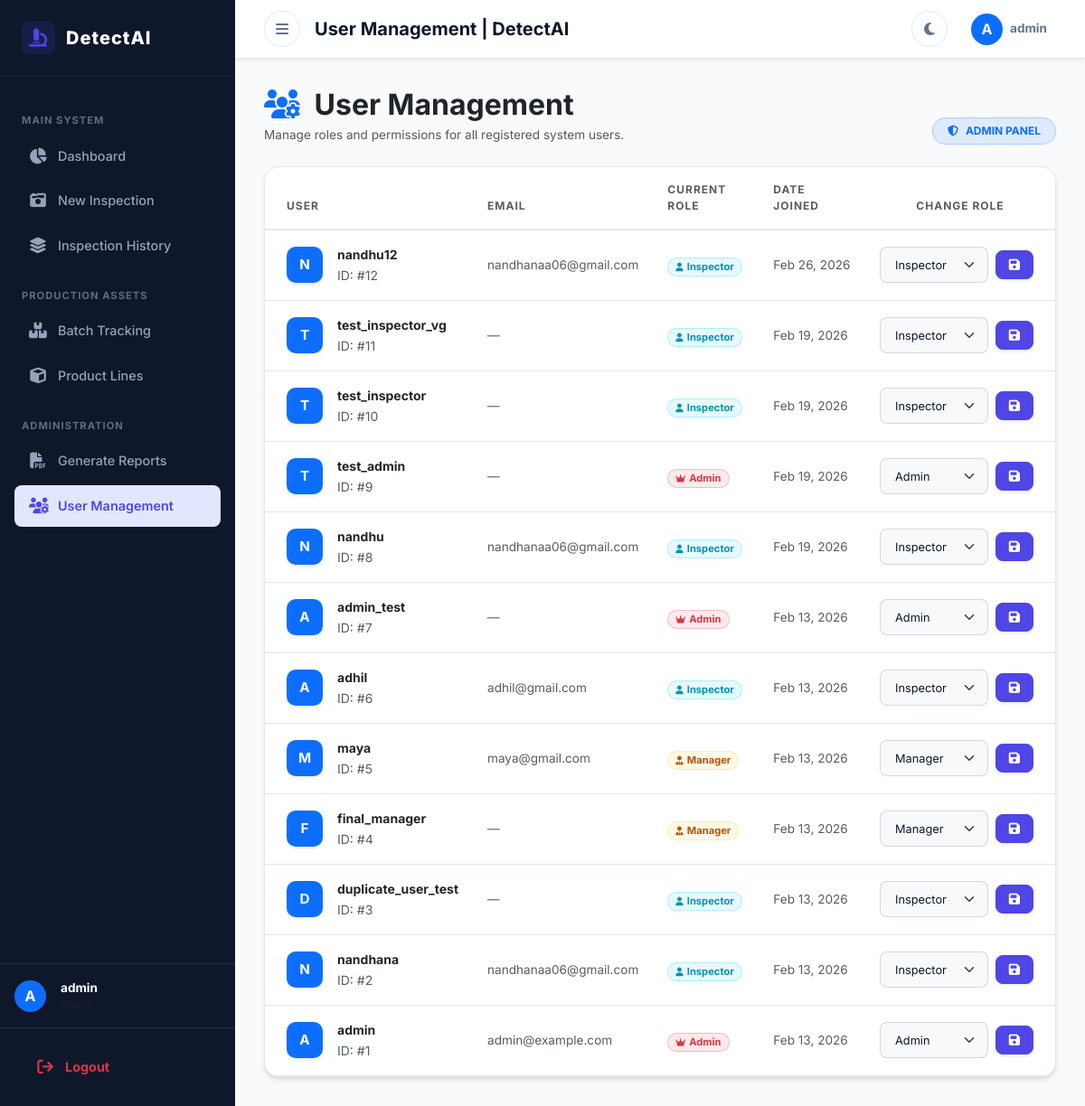
Before: /inspections/user-management/ (signed in) with the older database file.
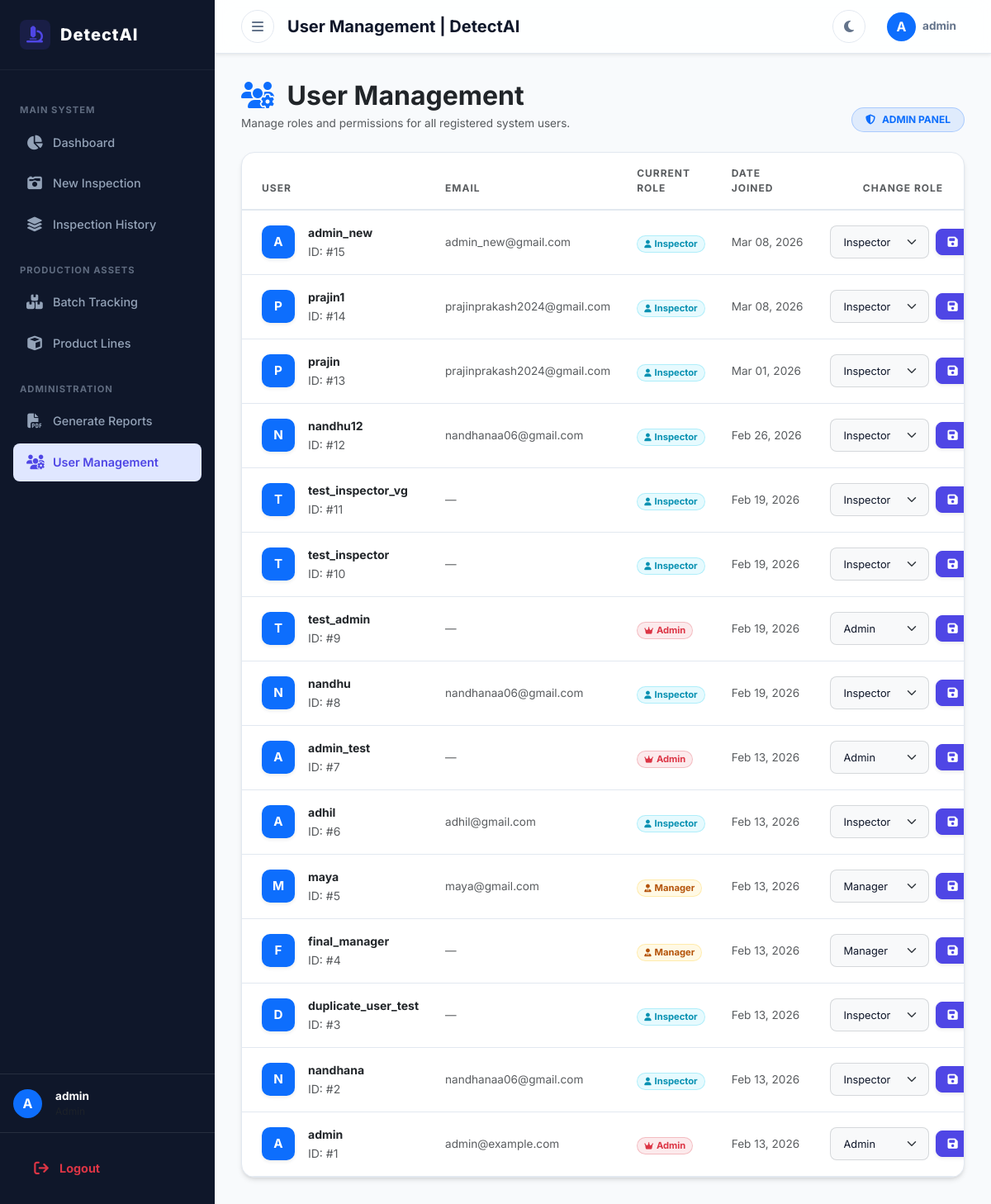
After: the same page with the newer database file.
### accounts/models.py (models this page shows, shortened)
class CustomUser(AbstractUser):
    ROLE_CHOICES = (
        ('admin', 'Admin'),
        ('inspector', 'Quality Inspector'),
        ('manager', 'Production Manager'),
    )
    role = models.CharField(max_length=20, choices=ROLE_CHOICES, default='inspector')

### inspections/views.py (the view)
# urls.py: path('user-management/', views.user_management, name='user_management'),
@login_required
def user_management(request):
    if request.user.role != 'admin':
        messages.error(request, "Permission Denied: Only Admins can manage users.")
        return redirect('dashboard')
    from django.contrib.auth import get_user_model
    User = get_user_model()
    users = User.objects.all().order_by('-date_joined')
    return render(request, 'inspections/user_management.html', {'users': users})

### templates/inspections/user_management.html (shortened to what this page needs)
{% extends 'base.html' %}
{% block title %}User Management | DetectAI{% endblock %}
{% block content %}
<div class="container-fluid px-0">
    <div class="mb-4 d-flex justify-content-between align-items-end flex-wrap gap-3">
        <div>
            <h2 class="fw-bold text-dark mb-1">
                <i class="fas fa-users-cog text-primary me-2"></i> User Management
            </h2>
            <p class="text-muted mb-0" style="font-size: 0.85rem;">Manage roles and permissions for all registered system users.</p>
        </div>
        <span class="badge bg-primary bg-opacity-10 text-primary border border-primary border-opacity-25 px-3 py-2 rounded-pill d-flex align-items-center gap-2" style="font-weight: 700; font-size: 0.75rem;">
            <i class="fas fa-shield-halved"></i> ADMIN PANEL
        </span>
    </div>
    <div class="card shadow-sm border-0 rounded-4 overflow-hidden">
        <div class="card-body p-0">
            <div class="table-responsive">
                <table class="table table-hover align-middle mb-0">
                    <thead class="table-light">
                        <tr style="font-size: 0.7rem; text-transform: uppercase; letter-spacing: 0.06em;">
                            <th scope="col" class="ps-4 py-3 text-muted">User</th>
                            <th scope="col" class="py-3 text-muted">Email</th>
                            <th scope="col" class="py-3 text-muted">Current Role</th>
                            <th scope="col" class="py-3 text-muted">Date Joined</th>
                            <th scope="col" class="py-3 text-center text-muted">Change Role</th>
                        </tr>
                    </thead>
                    <tbody>
                        {% for u in users %}
                        <tr>
                            <td class="ps-4">
                                <div class="d-flex align-items-center gap-3">
                                    <div class="bg-primary text-white d-flex align-items-center justify-content-center fw-bold shadow-sm"
                                         style="width: 40px; height: 40px; border-radius: 10px; font-size: 0.95rem;">
                                        {{ u.username|first|upper }}
                                    </div>
                                    <div>
                                        <div class="fw-bold text-dark" style="font-size: 0.875rem;">{{ u.username }}</div>
                                        <small class="text-muted">ID: #{{ u.id }}</small>
                                    </div>
                                </div>
                            </td>
                            <td class="text-muted" style="font-size: 0.85rem;">
                                {{ u.email|default:"—" }}
                            </td>
                            <td>
                                {% if u.role == 'admin' %}
                                <span class="badge bg-danger bg-opacity-10 text-danger border border-danger border-opacity-25 px-2 py-1 rounded-pill" style="font-size: 0.7rem;">
                                    <i class="fas fa-crown me-1" style="font-size: 0.6rem;"></i>Admin
                                </span>
                                {% elif u.role == 'manager' %}
                                <span class="badge bg-warning bg-opacity-10 text-warning border border-warning border-opacity-25 px-2 py-1 rounded-pill" style="font-size: 0.7rem; color: #b45309 !important;">
                                    <i class="fas fa-user-tie me-1" style="font-size: 0.6rem;"></i>Manager
                                </span>
                                {% else %}
                                <span class="badge bg-info bg-opacity-10 text-info border border-info border-opacity-25 px-2 py-1 rounded-pill" style="font-size: 0.7rem; color: #0891b2 !important;">
                                    <i class="fas fa-user me-1" style="font-size: 0.6rem;"></i>Inspector
                                </span>
                                {% endif %}
                            </td>
                            <td class="text-muted" style="font-size: 0.85rem; white-space: nowrap;">
                                {{ u.date_joined|date:"M d, Y" }}
                            </td>
                            <td class="pe-4">
                                <form action="{% url 'change_user_role' u.id %}" method="post" class="d-flex align-items-center justify-content-center gap-2 m-0">
                                    <select name="role" class="form-select form-select-sm bg-light border-secondary border-opacity-25" style="width: 120px; border-radius: 8px; font-size: 0.8rem;">
                                        <option value="admin" {% if u.role == 'admin' %}selected{% endif %}>Admin</option>
                                        <option value="manager" {% if u.role == 'manager' %}selected{% endif %}>Manager</option>
                                        <option value="inspector" {% if u.role == 'inspector' %}selected{% endif %}>Inspector</option>
                                    </select>
                                    <button type="submit" class="btn btn-sm btn-primary d-flex align-items-center justify-content-center shadow-sm" style="width: 32px; height: 32px; border-radius: 8px;" title="Update Permissions">
                                        <i class="fas fa-save"></i>
                                    </button>
                                </form>
                            </td>
                        </tr>
                        {% endfor %}
                    </tbody>
                </table>
            </div>
        </div>
    </div>
</div>
{% endblock %}

### templates/base.html (shortened to what this page needs)
{% load static %}
<!DOCTYPE html>
<html lang="en">
<head>
    <link href="https://cdn.jsdelivr.net/npm/bootstrap@5.3.0/dist/css/bootstrap.min.css" rel="stylesheet">
    <link rel="stylesheet" href="https://cdnjs.cloudflare.com/ajax/libs/font-awesome/6.4.0/css/all.min.css">
    <link rel="stylesheet" href="{% static 'css/style.css' %}?v=20260308">
</head>
<body>
    <div id="wrapper">
        <div id="sidebar-wrapper">
                <a href="{% if user.role == 'inspector' %}{% url 'inspector_dashboard' %}{% else %}{% url 'dashboard' %}{% endif %}" class="sidebar-brand">
                <i class="fas fa-microscope"></i> DetectAI
            </a>
            <nav class="sidebar-nav">
                <div class="nav-section-label">Main System</div>
                <a href="{% if user.role == 'inspector' %}{% url 'inspector_dashboard' %}{% else %}{% url 'dashboard' %}{% endif %}" class="sidebar-link ">
                    <i class="fas fa-chart-pie"></i> Dashboard
                </a>
                {% if user.role == 'admin' or user.role == 'inspector' %}
                <a href="{% url 'upload_inspection' %}" class="sidebar-link {% if request.resolver_match.url_name == 'upload_inspection' %}active{% endif %}">
                    <i class="fas fa-camera-retro"></i> New Inspection
                </a>
                {% endif %}
                <a href="{% url 'inspection_list' %}" class="sidebar-link {% if request.resolver_match.url_name == 'inspection_list' %}active{% endif %}">
                    <i class="fas fa-layer-group"></i> Inspection History
                </a>
                <div class="nav-section-label">Production Assets</div>
                <a href="{% url 'batch_list' %}" class="sidebar-link {% if 'batch' in request.path %}active{% endif %}">
                    <i class="fas fa-boxes-stacked"></i> Batch Tracking
                </a>
                <a href="{% url 'product_list' %}" class="sidebar-link {% if 'product' in request.path %}active{% endif %}">
                    <i class="fas fa-cube"></i> Product Lines
                </a>
                {% if user.role == 'admin' or user.role == 'manager' %}
                <div class="nav-section-label">Administration</div>
                <a href="{% url 'report_preview' %}" class="sidebar-link {% if request.resolver_match.url_name == 'report_preview' %}active{% endif %}">
                    <i class="fas fa-file-pdf"></i> Generate Reports
                </a>
                {% endif %}
                {% if user.role == 'admin' %}
                <a href="{% url 'user_management' %}" class="sidebar-link {% if request.resolver_match.url_name == 'user_management' %}active{% endif %}">
                    <i class="fas fa-users-gear"></i> User Management
                </a>
                {% endif %}
            </nav>
            <div class="mt-auto">
                <div class="sidebar-user d-flex align-items-center gap-3 p-3 border-top border-secondary border-opacity-25">
                    <div class="sidebar-avatar rounded-circle bg-primary text-white d-flex align-items-center justify-content-center" style="width: 35px; height: 35px; font-weight: bold;">
                        {{ user.username|first|upper }}
                    </div>
                    <div class="sidebar-user-info">
                        <div class="sidebar-user-name text-white fw-bold" style="font-size: 0.85rem;">{{ user.username|default:"Guest" }}</div>
                        <div class="sidebar-user-role text-muted" style="font-size: 0.75rem; text-transform: capitalize;">{{ user.role|default:"User" }}</div>
                    </div>
                </div>
                <div class="sidebar-logout p-3 border-top border-secondary border-opacity-25">
                    <form method="post" action="{% url 'logout' %}" class="m-0">
                        <button type="submit" class="sidebar-link w-100 border-0 bg-transparent text-start text-danger fw-bold">
                            <i class="fas fa-arrow-right-from-bracket"></i> Logout
                        </button>
                    </form>
                </div>
            </div>
        </div>
        <div id="page-content-wrapper">
            <header class="top-navbar shadow-sm">
                <div class="d-flex align-items-center gap-3">
                    <button id="menu-toggle" class="nav-action-btn" title="Toggle Sidebar">
                        <i class="fas fa-bars"></i>
                    </button>
                    <h5 class="m-0 fw-bold">{% block title %}Dashboard{% endblock %}</h5>
                </div>
                <div class="d-flex align-items-center gap-3">
                    <button id="darkModeToggle" class="nav-action-btn" title="Toggle Theme">
                        <i class="fas fa-moon" id="themeIcon"></i>
                    </button>
                    <div class="dropdown">
                        <button class="nav-action-btn border-0 d-flex align-items-center gap-2" style="width: auto; padding: 0 10px;" type="button" data-bs-toggle="dropdown">
                            <div class="bg-primary text-white rounded-circle d-flex align-items-center justify-content-center" style="width: 35px; height: 35px; font-weight: bold;">
                                {{ user.username|first|upper }}
                            </div>
                            <div class="text-start d-none d-md-block">
                                <div class="fw-bold" style="font-size: 0.85rem; line-height: 1;">{{ user.username|default:"Guest" }}</div>
                            </div>
                        </button>
                    </div>
                </div>
            </header>
            <main class="main-content">
                {% block content %}
                {% endblock %}
            </main>
        </div>
    </div>
</body>
</html>

### static/css/style.css (style rules this page uses)
:root { --primary: #4f46e5; --primary-hover: #4338ca; --primary-light: #e0e7ff; --bg-body: #f8fafc; --bg-card: #ffffff; --border-color: #e2e8f0; --text-main: #0f172a; --text-muted: #64748b; --accent-cyan: #06b6d4; --accent-amber: #f59e0b; --accent-emerald: #10b981; --accent-navy: #0f172a; --sidebar-bg: #0f172a; --sidebar-text: #94a3b8; --sidebar-active: #ffffff; --sidebar-hover-bg: rgba(255, 255, 255, 0.05); --shadow-sm: 0 1px 2px 0 rgb(0 0 0 / 0.05); --shadow-md: 0 4px 6px -1px rgb(0 0 0 / 0.1), 0 2px 4px -2px rgb(0 0 0 / 0.1); }
body, html { font-family: 'Inter', system-ui, -apple-system, sans-serif; background-color: var(--bg-body) !important; color: var(--text-main); height: 100vh !important; overflow: hidden !important; margin: 0; transition: background-color 0.3s ease, color 0.3s ease; }
a { text-decoration: none; }
#wrapper { display: flex; height: 100vh !important; overflow: hidden; }
#page-content-wrapper { flex-grow: 1; height: 100vh !important; overflow-y: auto !important; overflow-x: hidden; display: flex; flex-direction: column; }
.main-content { padding: 2rem; flex: 1; }
#sidebar-wrapper { width: 260px; height: 100vh !important; background-color: var(--sidebar-bg); display: flex; flex-direction: column; flex-shrink: 0; overflow-y: auto; transition: width 0.3s ease, margin 0.3s ease; z-index: 1000; }
.sidebar-brand { padding: 1.5rem; color: #ffffff; font-size: 1.25rem; font-weight: 800; letter-spacing: 1px; display: flex; align-items: center; gap: 12px; border-bottom: 1px solid rgba(255,255,255,0.05); }
.sidebar-brand i { color: var(--primary); background: rgba(79, 70, 229, 0.15); padding: 8px; border-radius: 8px; }
.sidebar-nav { padding: 1rem 0.5rem; flex: 1; }
.nav-section-label { color: var(--sidebar-text); font-size: 0.7rem; text-transform: uppercase; letter-spacing: 1px; font-weight: 700; margin: 1.5rem 0 0.5rem 1rem; opacity: 0.6; }
.sidebar-link { color: var(--sidebar-text); padding: 0.75rem 1rem; margin: 0.25rem 0.5rem; border-radius: 8px; display: flex; align-items: center; gap: 12px; font-weight: 500; font-size: 0.9rem; transition: all 0.2s ease; }
.sidebar-link i { width: 20px; text-align: center; font-size: 1.1rem; }
.sidebar-link.active { color: var(--primary); background-color: var(--primary-light); font-weight: 600; }
.top-navbar { background-color: rgba(255, 255, 255, 0.85); backdrop-filter: blur(10px); border-bottom: 1px solid var(--border-color); padding: 0.75rem 2rem; display: flex; justify-content: space-between; align-items: center; position: sticky; top: 0; z-index: 900; }
.nav-action-btn { background: transparent; border: 1px solid var(--border-color); color: var(--text-muted); width: 40px; height: 40px; border-radius: 50%; display: flex; align-items: center; justify-content: center; cursor: pointer; transition: all 0.2s ease; }
.card { background-color: var(--bg-card) !important; border: 1px solid var(--border-color) !important; border-radius: 16px !important; box-shadow: var(--shadow-md) !important; transition: background-color 0.3s ease, border-color 0.3s ease; }
.btn { border-radius: 8px !important; font-weight: 600 !important; padding: 0.5rem 1.25rem !important; transition: all 0.2s ease !important; }
.btn-primary { background-color: var(--primary) !important; border-color: var(--primary) !important; }
.table { color: var(--text-main) !important; border-collapse: separate; border-spacing: 0; }
.table thead th { background-color: transparent !important; border-bottom: 2px solid var(--border-color) !important; color: var(--text-muted); font-size: 0.75rem; text-transform: uppercase; letter-spacing: 1px; padding: 1rem; }
.table tbody td { background-color: transparent !important; border-bottom: 1px solid var(--border-color) !important; padding: 1rem; vertical-align: middle; }
.form-control, .form-select { background-color: var(--bg-body); border: 1px solid var(--border-color); border-radius: 8px; color: var(--text-main); padding: 0.6rem 1rem; }

Changed rows visible on the page:
added CustomUser: username|first "A", username "admin_new", id "15", email "admin_new@gmail.com", shows "Inspector", date_joined "Mar 08, 2026", role "Inspector"
added CustomUser: username|first "P", username "prajin1", id "14", email "prajinprakash2024@gmail.com", shows "Inspector", date_joined "Mar 08, 2026", role "Inspector"
added CustomUser: username|first "P", username "prajin", id "13", email "prajinprakash2024@gmail.com", shows "Inspector", date_joined "Mar 01, 2026", role "Inspector"
